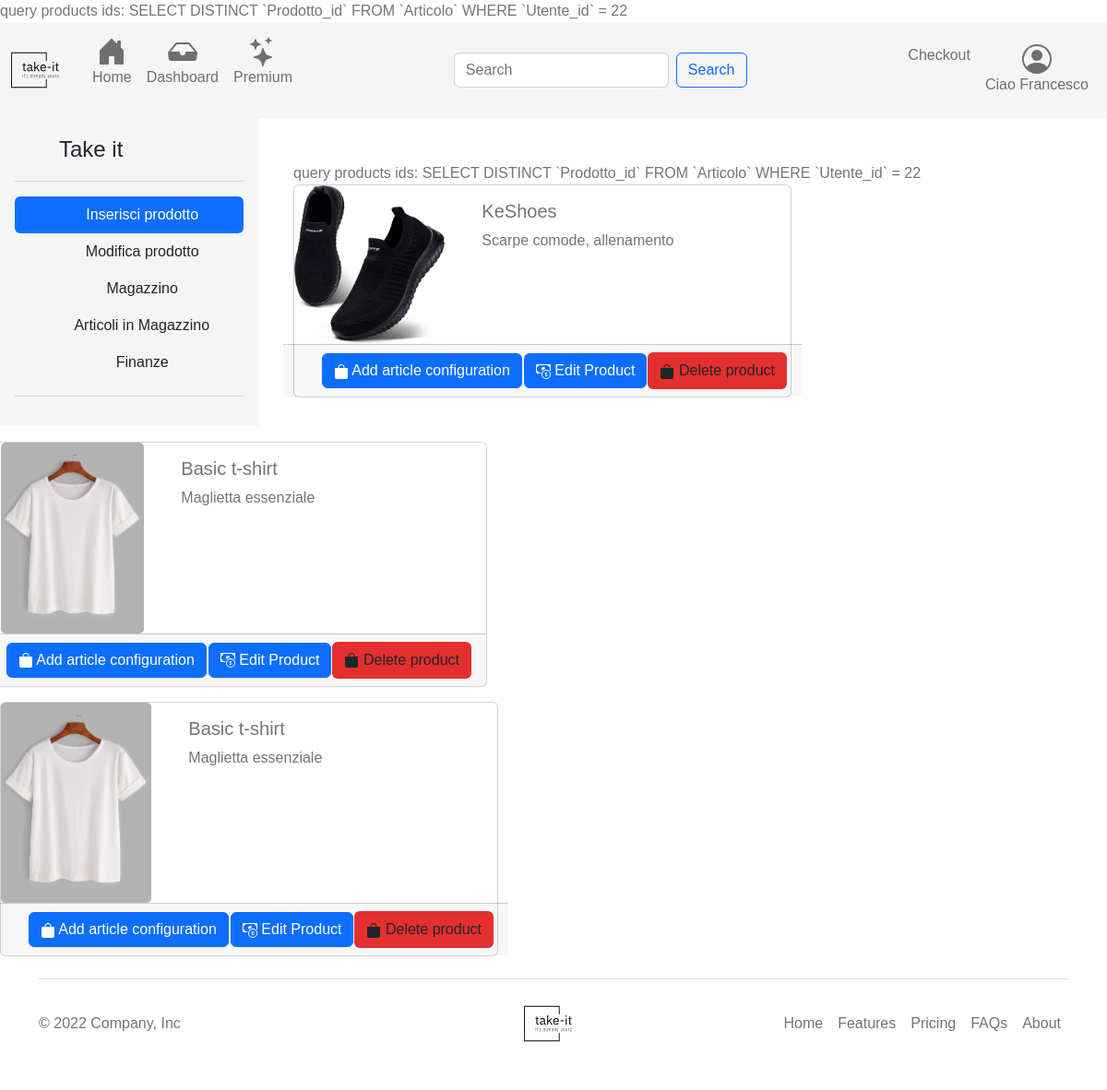
Screenshot of /editProduct.php (signed in) with the database file from the repository.
### tables this page shows
CREATE TABLE IF NOT EXISTS `Utente` (
  `Id` int(11) NOT NULL AUTO_INCREMENT,
  `Nome` varchar(50) NOT NULL,
  `Cognome` varchar(50) NOT NULL,
  `Email` varchar(50) NOT NULL,
  `Password` varchar(32) NOT NULL,
  `Claim_id` int(11) NOT NULL,
  `Indirizzo_id` int(11) NOT NULL,
  `Status` int(11) NOT NULL,
  `Timestamp` timestamp NOT NULL DEFAULT current_timestamp(),
  PRIMARY KEY (`Id`),
  KEY `Indirizzo_id` (`Indirizzo_id`),
  KEY `Claim_id` (`Claim_id`)
);

CREATE TABLE IF NOT EXISTS `Prodotto` (
  `Id` int(11) NOT NULL AUTO_INCREMENT,
  `Nome` varchar(50) NOT NULL,
  `Descrizione` varchar(50) NOT NULL,
  `Immagine` varchar(300) NOT NULL,
  `Dim_id` int(11) NOT NULL,
  `Categoria_id` int(11) NOT NULL,
  `Status` int(11) NOT NULL,
  `Timestamp` timestamp NOT NULL DEFAULT current_timestamp(),
  PRIMARY KEY (`Id`),
  KEY `Dim_id` (`Dim_id`),
  KEY `Categoria_id` (`Categoria_id`)
);

### src/classes/Session.php (called while the page is built, shortened)
<?php
class Session extends Dbh
{
    private readonly int $id;
    public function __construct($id)
    {
        $this->id = $id;
        $this->init();
    }
    private function init()
    {
        if ($this->checkSessionId($this->id)) {
            $claimType = $this->getClaimTypeFromId($this->id);
        }
    }
    public function checkSessionId($id): bool
    {
        if (isset($id)) {
            $response = parent::execute("SELECT * FROM `Utente` WHERE `Id` = '$id' ");
            if (is_int($response[0]["Id"])) {
                $this->setSessionUser($response[0]);
                $user = $this->getCurrentUser();
                return $user[ID] > 0 && $user["Id"] == $id;
            }
        }
        return false;
    }
    public function setSessionUser($params): void
    {
        $_SESSION[CARRELLO_ID] = $this->getUserCartIdFromDb() !== null && $this->getUserCartIdFromDb() !== CARRELLO_UNSET
            ? $this->getUserCartIdFromDb()
            : $this->bindCartWithUser();
        $_SESSION[RACCOLTA_ID] = $this->getUserCollectionIdFromDb() !== null && $this->getUserCartIdFromDb() !== RACCOLTA_UNSET
            ? $this->getUserCollectionIdFromDb()
            : $this->generateCollectionRecord();
    }
    public function getCurrentUser(): array|int
    {
        return [
            ID => $_SESSION[ID],
            NOME => $_SESSION[NOME],
            COGNOME => $_SESSION[COGNOME],
            EMAIL => $_SESSION[EMAIL],
            PASSWORD => $_SESSION[PASSWORD],
            STATUS => $_SESSION[STATUS],
            CLAIM_ID => $_SESSION[CLAIM_ID],
            INDIRIZZO_ID => $_SESSION[INDIRIZZO_ID],
            CARRELLO_ID => $_SESSION[CARRELLO_ID],
            RACCOLTA_ID => $_SESSION[RACCOLTA_ID]
        ];
    }
    public function getUserCollectionIdFromDb() {
        $where = "Utente_id = " . $this->getCurrentUser()[ID];
        $res = parent::getRecord(RACCOLTA, $where);
        if ($res !== null) {
            return UtilsFunctions::checkResponse($res[ID])
                ? $res[ID]
                : RACCOLTA_UNSET;
        }
        return null;
    }
    public function getUserCartIdFromDb()
    {
        $where = UTENTE_ID." = ".$this->getCurrentUser()[ID];
        $res = parent::getRecord(CARRELLO, $where);
        if ($res !== null) {
            return UtilsFunctions::checkResponse($res[ID])
                ? $res[ID]
                : CARRELLO_UNSET;
        }
        return null;
    }
    public function getClaimTypeFromId($id): ?string
    {
        $res = parent::execute("SELECT * FROM Claim WHERE Id = '$id' ");
        return $res ? $res[0][DESCRIZIONE] : "";
    }
}

### script/editProduct.script.php (called while the page is built, shortened)
<?php
require_once "./src/classes/Session.php";
$session = new Session($_SESSION[ID]);
$products = [$session->getAllProductsBySeller($session->getCurrentUser()[ID])];

### editProduct.php (called while the page is built, shortened)
<?php
include("./src/classes/Dbh.php");
require_once("./script/editProduct.script.php");
require './templates/views/components/productCardSeller.php';
require_once("./templates/base.php");

### src/utility/UtilsFunctions.php (called while the page is built, shortened)
<?php
class UtilsFunctions
{
    public static function checkResponse($response): bool
    {
        return is_int($response) && $response > 0;
    }
}

### templates/views/components/productCardSeller.php (the view, shortened to what this page needs)
<section class="container my-5">
<?php
require_once "./src/classes/Session.php";
$session = new Session($_SESSION[ID]);
$products = $session->getAllProductsBySeller($session->getCurrentUser()[ID]);
foreach ($products as $product){
    echo '
                <div class="card mb-3 center-block d-flex justify-content-center" style="max-width: 540px;">
                    <div class="row no-gutters">
                        <div class="col-md-4">
                            <img src="' . UPLOADS . '/' . $product[0][IMMAGINE] . '" class="card-img" alt="Product Image">
                        </div>
                        <div class="col-md-8">
                            <div class="card-body">
                                <h5 class="card-title">' . array_values($product)[0][NOME] . '</h5>
                                <p class="card-text">' . array_values($product)[0][DESCRIZIONE] . '</p>
                            </div>
                        </div>
                        <div class="card-footer d-flex justify-content-end">
                            <button class="btn btn-primary ml-auto" type="submit" name="add-product-'.$product[0][ID].'-configuration">
                                <svg xmlns="http://www.w3.org/2000/svg" width="16" height="16" fill="currentColor" class="bi bi-bag-fill" viewBox="0 0 16 16">
                                    <path d="M8 1a2.5 2.5 0 0 1 2.5 2.5V4h-5v-.5A2.5 2.5 0 0 1 8 1zm3.5 3v-.5a3.5 3.5 0 1 0-7 0V4H1v10a2 2 0 0 0 2 2h10a2 2 0 0 0 2-2V4h-3.5z"/>
                                </svg>
                                Add article configuration
                            </button>
                            <button class="btn btn-primary ml-auto" type="submit" name="edit-product-'.$product[0][ID].'">
                                Edit Product
                            </button>
                            <button class="btn btn-red ml-auto" type="submit" name="delete-product-'.$product[0][ID].'">
                                <svg xmlns="http://www.w3.org/2000/svg" width="16" height="16" fill="currentColor" class="bi bi-bag-fill" viewBox="0 0 16 16">
                                    <path d="M8 1a2.5 2.5 0 0 1 2.5 2.5V4h-5v-.5A2.5 2.5 0 0 1 8 1zm3.5 3v-.5a3.5 3.5 0 1 0-7 0V4H1v10a2 2 0 0 0 2 2h10a2 2 0 0 0 2-2V4h-3.5z"/>
                                </svg>
                                Delete product
                            </button>
                        </div>
                    </div>
                    </div>
                </div>
                ';
}
?>

### src/classes/Dbh.php (shortened to what this page needs)
<?php
include("./src/utility/UtilsFunctions.php");
include("./src/classes/Session.php");
class Dbh
{
    protected mysqli $connection;
    public function __construct($dbhost = 'localhost', $dbuser = 'root', $dbpass = '', $dbname = 'e-commerce', $charset = 'utf8')
    {
        try {
            $this->connection = new mysqli($dbhost, $dbuser, $dbpass, $dbname);
            $this->connection->set_charset($charset);
        } catch (Exception $e) {
            echo "[Dbh:26] Sono qui";
            echo "Connection failed: " . mysqli_connect_error();
        }
    }
    public function execute($sql, ...$params): array|int|string
    {
        $types = "";
        if ($stmt = $this->connection->prepare($sql)) {
            if (!$stmt->execute()) {
                return "Execute failed: (" . $stmt->errno . ") " . $stmt->error;
            }
            if ($stmt->errno == 0) {
                $result = $stmt->get_result();
                return $result->fetch_all(MYSQLI_ASSOC);
            } else {
                return "Errore" . $stmt->errno;
            }
        } else {
            return 'Unable to prepare MySQL statement (check your syntax) - ' . $this->connection->error;
        }
    }
    public function getRecord(string $tableName, string $where): mixed
    {
        $response = $this->execute("SELECT * FROM `$tableName` WHERE $where");
        return UtilsFunctions::checkResponse($response[0][ID]) ? $response[0] : null;
    }
    public function getAllProductsBySeller($userId) : array
    {
        $queryProductsIds = "SELECT DISTINCT `".PRODOTTO_ID."` FROM `".ARTICOLO."` WHERE `".UTENTE_ID."` = ".$userId;
        echo "query products ids: ".$queryProductsIds."</br>";
        $productIds = $this->execute($queryProductsIds);
        $products = array();
        foreach ($productIds as $productId){
            $queryProducts = "SELECT * FROM `".PRODOTTO."` WHERE `".ID."` = ".array_values($productId)[0];
            $product = $this->execute($queryProducts);
            $products[array_values($productId)[0]] = $product;
        }
        return $products;
    }
}

### templates/views/utils/navbar.php (shortened to what this page needs)
<nav class="navbar navbar-expand-lg bg-light bd-navbar sticky-top" id="navbar-main">
    <div class="container-fluid">
        <a class="navbar-brand" href="<?php echo ROOT; ?>">
            <img src="<?php echo IMG; ?>/logo.svg" width="64" height="64" alt="Logo">
        </a>
        <div class="collapse navbar-collapse" id="navbarSupportedContent">
            <ul class="navbar-nav me-auto mb-2 mb-lg-0 flex-row justify-content-between">
                <li class="nav-item">
                    <a class="nav-link" aria-current="page" href="<?php echo ROOT; ?>">
                        <div class="nav-caption-item">
                            <p>Home</p>
                        </div>
                    </a>
                </li>
                <?php
                    if (isset($_SESSION[ID])) {
                        $session = new Session($_SESSION[ID]);
                            $claimType = $session->getClaimTypeFromId($session->getCurrentUser()[CLAIM_ID]);
                        switch ($claimType) {
                            case CLAIM_SELLER_DESC:
                            case CLAIM_SELLER_PR0_DESC:
                                echo
                                '<li class="nav-item">
                                    <a class="nav-link" aria-current="page" href="./dashboard.php">
                                        <svg xmlns="http://www.w3.org/2000/svg" width="32" height="32" fill="currentColor" class="bi bi-inbox-fill nav-icon-item" viewBox="0 0 16 16">
                                            <path d="M4.98 4a.5.5 0 0 0-.39.188L1.54 8H6a.5.5 0 0 1 .5.5 1.5 1.5 0 1 0 3 0A.5.5 0 0 1 10 8h4.46l-3.05-3.812A.5.5 0 0 0 11.02 4H4.98zm-1.17-.437A1.5 1.5 0 0 1 4.98 3h6.04a1.5 1.5 0 0 1 1.17.563l3.7 4.625a.5.5 0 0 1 .106.374l-.39 3.124A1.5 1.5 0 0 1 14.117 13H1.883a1.5 1.5 0 0 1-1.489-1.314l-.39-3.124a.5.5 0 0 1 .106-.374l3.7-4.625z" />
                                        </svg>
                                    <div class="nav-caption-item">
                                        <p>Dashboard</p>
                                    </div>
                                    </a>
                                </li>';
                                break;
                        }
                    }
                ?>
                <li class="nav-item">
                    <a class="nav-link" aria-current="page" href="./premium.php">
                        <div class="nav-caption-item">
                            <p>Premium</p>
                        </div>
                    </a>
                </li>
            </ul>
            <form class="d-flex" role="search">
                <input class="form-control me-2" type="search" placeholder="Search" aria-label="Search">
                <button class="btn btn-outline-primary" type="submit">Search</button>
            </form>
            <ul class="navbar-nav flex-row flex-wrap ms-md-auto justify-content-between" id="btn-toogle-navbar">
                <li class="nav-item">
                    <a class="nav-link" aria-current="page" href="./checkout.php">
                        <div class="nav-caption-item">
                            <p>Checkout</p>
                        </div>
                    </a>
                </li>
                <li class="nav-item dropdown">
                    <a class="nav-link" href="#" role="button" data-bs-toggle="dropdown" aria-expanded="false">
                        <div class="nav-caption-item">
                            <?php
                                if(isset($_SESSION["Id"])) {
                                    try {
                                        $session = new Session($_SESSION["Id"]);
                                        $user = $session->getCurrentUser();
                                        if ($user[ID] !== ID_UNSET) {
                                            echo 'Ciao ' . $user[NOME];
                                        } else {
                                            echo '<p>Utente</p>';
                                        }
                                    } catch (Exception $e) {
                                        echo $e->getMessage();
                                    }
                                } else {
                                    echo '<p>Utente</p>';
                                }
                            ?>
                        </div>
                    </a>
                </li>
            </ul>
        </div>
    </div>
</nav>

### assets/css/style.css (style rules this page uses)
:root { --bs-blue: #1d3b53; --bs-indigo: #6610f2; --bs-purple: #6f42c1; --bs-pink: #e83e8c; --bs-red: #d6293e; --bs-orange: #fd7e14; --bs-yellow: #f7c32e; --bs-green: #0cbc87; --bs-teal: #20c997; --bs-cyan: #17a2b8; --bs-black: #000; --bs-white: #fff; --bs-gray: #747579; --bs-gray-dark: #0b0a12; --bs-gray-100: #f5f5f6; --bs-gray-200: #dfdfe3; --bs-gray-300: #c5c5c7; --bs-gray-400: #96969a; --bs-gray-500: #85878a; --bs-gray-600: #747579; --bs-gray-700: #5e5e5f; --bs-gray-800: #0b0a12; --bs-gray-900: #0b0a12; --bs-primary: #5143d9; --bs-white: #fff; --bs-secondary: #85878a; --bs-success: #0cbc87; --bs-info: #17a2b8; --bs-warning: #f7c32e; --bs-danger: #d6293e; --bs-light: #f5f5f6; --bs-dark: #0b0a12; --bs-orange: #fd7e14; --bs-mode: #fff; --bs-primary-rgb: 81, 67, 217; --bs-white-rgb: 255, 255, 255; --bs-secondary-rgb: 133, 135, 138; --bs-success-rgb: 12, 188, 135; --bs-info-rgb: 23, 162, 184; --bs-warning-rgb: 247, 195, 46; --bs-danger-rgb: 214, 41, 62; --bs-light-rgb: 245, 245, 246; --bs-dark-rgb: 11, 10, 18; --bs-orange-rgb: 253, 126, 20; --bs-mode-rgb: 255, 255, 255; --bs-white-rgb: 255, 255, 255; --bs-black-rgb: 0, 0, 0; --bs-body-color-rgb: 116, 117, 121; --bs-body-bg-rgb: 255, 255, 255; --bs-font-sans-serif: system-ui, -apple-system, "Segoe UI", Roboto, "Helvetica Neue", "Noto Sans", "Liberation Sans", Arial, sans-serif, "Apple Color Emoji", "Segoe UI Emoji", "Segoe UI Symbol", "Noto Color Emoji"; --bs-font-monospace: SFMono-Regular, Menlo, Monaco, Consolas, "Liberation Mono", "Courier New", monospace; --bs-gradient: linear-gradient(180deg, rgba(255, 255, 255, 0.15), rgba(255, 255, 255, 0)); --bs-body-font-family: DM Sans, sans-serif; --bs-body-font-size: 1rem; --bs-body-font-weight: 400; --bs-body-line-height: 1.5; --bs-body-color: #747579; --bs-body-bg: #fff; --bs-border-width: 1px; --bs-border-style: solid; --bs-border-color: var(--bs-gray-200); --bs-border-color-translucent: rgba(0, 0, 0, 0.175); --bs-border-radius: 0.5rem; --bs-border-radius-sm: 0.4rem; --bs-border-radius-lg: 1rem; --bs-border-radius-xl: 1.5rem; --bs-border-radius-2xl: 2rem; --bs-border-radius-pill: 50rem; --bs-link-color: var(--bs-primary); --bs-link-hover-color: #4136ae; --bs-code-color: #d63384; --bs-highlight-bg: #fff3cd; }
*, *::before, *::after { margin: 0; padding: 0; box-sizing: border-box; font-family: 'Poppins', sans-serif }
@media (prefers-reduced-motion: no-preference) { :root { scroll-behavior: smooth; } }
body { margin: 0; font-family: var(--bs-body-font-family); font-size: var(--bs-body-font-size); font-weight: var(--bs-body-font-weight); line-height: var(--bs-body-line-height); color: var(--bs-body-color); background-color: var(--bs-body-bg); -webkit-text-size-adjust: 100%; -webkit-tap-highlight-color: rgba(0, 0, 0, 0); }
.nav-caption-item, .nav-footer-link { color: currentColor; }
.btn-red { background-color: #e00000ce }
.nav-link { text-align: center; }

### templates/views/components/productCardSeller.php (style rules this page uses)
.btn-primary { margin: 1px; }

### rows the page displays
utente: Id "SELECT DISTINCT `Prodotto_id` FROM `Articolo` WHERE `Utente_id` = 22 SELECT DISTINCT `Prodotto_id` FROM `Articolo` WHERE `Utente_id` = 22", Nome "Francesco"
prodotto: Immagine (picture), Nome "KeShoes", Descrizione "Scarpe comode, allenamento"
prodotto: Immagine (picture), Nome "Basic t-shirt", Descrizione "Maglietta essenziale"
prodotto: Immagine (picture), Nome "Basic t-shirt", Descrizione "Maglietta essenziale"
